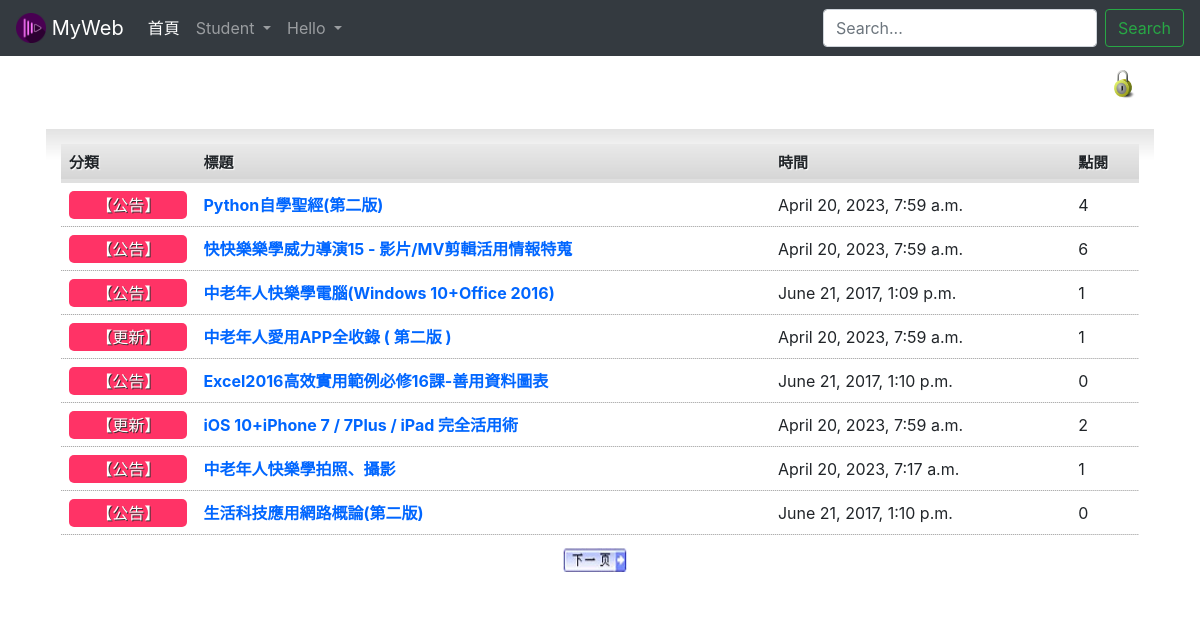
The page /newsindex/ on the database its author committed.
### newsadmapp/models.py (models this page shows, shortened)
class NewsUnit(models.Model):
    catego = models.CharField(max_length=10, null=False)
    nickname = models.CharField(max_length=20, null=False)
    title = models.CharField(max_length=50, null=False)
    message = models.TextField(null=False)
    pubtime = models.DateTimeField(auto_now=True)
    enabled = models.BooleanField(default=False)
    press = models.IntegerField(default=0)

### newsadmapp/views.py (the view)
# urls.py: path('', news.index),
def index(request, pageindex=None):  #首頁
	global page1
	pagesize = 8
	newsall = models.NewsUnit.objects.all().order_by('-id')
	datasize = len(newsall)
	totpage = math.ceil(datasize / pagesize)
	if pageindex==None:
		page1 = 1
		newsunits = models.NewsUnit.objects.filter(enabled=True).order_by('-id')[:pagesize]
	elif pageindex=='1':
		start = (page1-2)*pagesize
		if start >= 0:
			newsunits = models.NewsUnit.objects.filter(enabled=True).order_by('-id')[start:(start+pagesize)]
			page1 -= 1
	elif pageindex=='2':
		start = page1*pagesize
		if start < datasize:
			newsunits = models.NewsUnit.objects.filter(enabled=True).order_by('-id')[start:(start+pagesize)]
			page1 += 1
	elif pageindex=='3':
		start = (page1-1)*pagesize
		newsunits = models.NewsUnit.objects.filter(enabled=True).order_by('-id')[start:(start+pagesize)]
	currentpage = page1
	return render(request, "newsadm/index.html", locals())

### templates/newsadm/index.html (shortened to what this page needs)
{% extends "newsadm/base.html" %}
{% load static %}
{% block content %}
{% block login %}
	<div class="toplogin">
		<a href="/newslogin/" title="登入管理介面">
		<img src="{% static 'images/Lock.png' %}" alt="登入管理介面" width="32" height="32" /></a>
	</div>
{% endblock %}
	<br>
	<br>
	<br>
	<div class="contentbox">
		<table width="100%">
		<tr>
		  <th align="left">分類</th>
		  <th align="left">標題</th>
		  <th align="left">時間</th>
		  <th align="left">點閱</th>
		</tr>
		{% for unit in newsunits %}
			<tr class="alt">
			<td><div class="typeblock">【{{ unit.catego }}】</div></td>
			<td><a href="/newsdetail/{{unit.id}}/">{{ unit.title }}</a></td>
			<td>{{ unit.pubtime }}</td>
			<td>{{ unit.press }}</td>
			</tr>
		{% empty %}
			<div class="status warning">
				<p><img src="{% static 'images/icon_warning.png' %}" alt="Warning" /><span>注意</span> 目前新聞資料庫中沒有任何資料！</p>
			</div>
		{% endfor %}
		</table>
		<div class="topfunction">
		{% if currentpage < totpage %}
			<a href="/newsindex/2/" title="下一頁">
			<img src="{% static 'images/nextpage.png' %}" alt="下一頁" width="64" height="24" /></a>
		{% endif %}
		</div>
	</div>
{% endblock %}

### static/css/style.css (style rules this page uses)
html, body { height: 100%; }
body { height: 100%; font-family: Arial, Helvetica, sans-serif; font-size: 13px; margin: 0; padding: 0; background:#eaeaea }
img { border: none; }
table { border-collapse: collapse; }
th,td { padding: 8px; }
tr.alt td { background : url(images/dot.gif) repeat-x bottom; }
th { background: #E0E0E0 url(images/bg_th.png) repeat-x top; text-shadow: 1px 1px 1px #fff; font-size: 15px; }
table tr td a { text-decoration: none; font-weight: bold; color: #06F; }
.topfunction { height: 30px; margin-top: 12px; margin-right: auto; margin-left: auto; text-align: center; }
.topfunction img { margin-right: 10px; }
.toplogin { height: 30px; float: right; margin-top: 12px; margin-right: 5px; text-align: right; }
.toplogin img { margin-right: 10px; }
.contentbox { overflow: auto; border: 1px solid #fff; padding: 15px; background: #fff url(images/bg_fade_med.png) repeat-x top; border-bottom-left-radius: 10px; border-bottom-right-radius: 10px; -moz-border-radius-bottomright: 10px; -moz-border-radius-bottomleft: 10px; }
.typeblock { color: #FFF; background-color: #F36; padding: 2px 5px; text-align: center; text-shadow: 1px 1px #333; border-radius: 5px; }

### rows shown on the page
NewsUnit: catego "公告", title "Python自學聖經(第二版)", pubtime "April 20, 2023, 7:59 a.m.", press "4"
NewsUnit: catego "公告", title "快快樂樂學威力導演15 - 影片/MV剪輯活用情報特蒐", pubtime "April 20, 2023, 7:59 a.m.", press "6"
NewsUnit: catego "公告", title "中老年人快樂學電腦(Windows 10+Office 2016)", pubtime "June 21, 2017, 1:09 p.m.", press "1"
NewsUnit: catego "更新", title "中老年人愛用APP全收錄 ( 第二版 )", pubtime "April 20, 2023, 7:59 a.m.", press "1"
NewsUnit: catego "公告", title "Excel2016高效實用範例必修16課-善用資料圖表", pubtime "June 21, 2017, 1:10 p.m.", press "0"
NewsUnit: catego "更新", title "iOS 10+iPhone 7 / 7Plus / iPad 完全活用術", pubtime "April 20, 2023, 7:59 a.m.", press "2"
NewsUnit: catego "公告", title "中老年人快樂學拍照、攝影", pubtime "April 20, 2023, 7:17 a.m.", press "1"
NewsUnit: catego "公告", title "生活科技應用網路概論(第二版)", pubtime "June 21, 2017, 1:10 p.m.", press "0"
